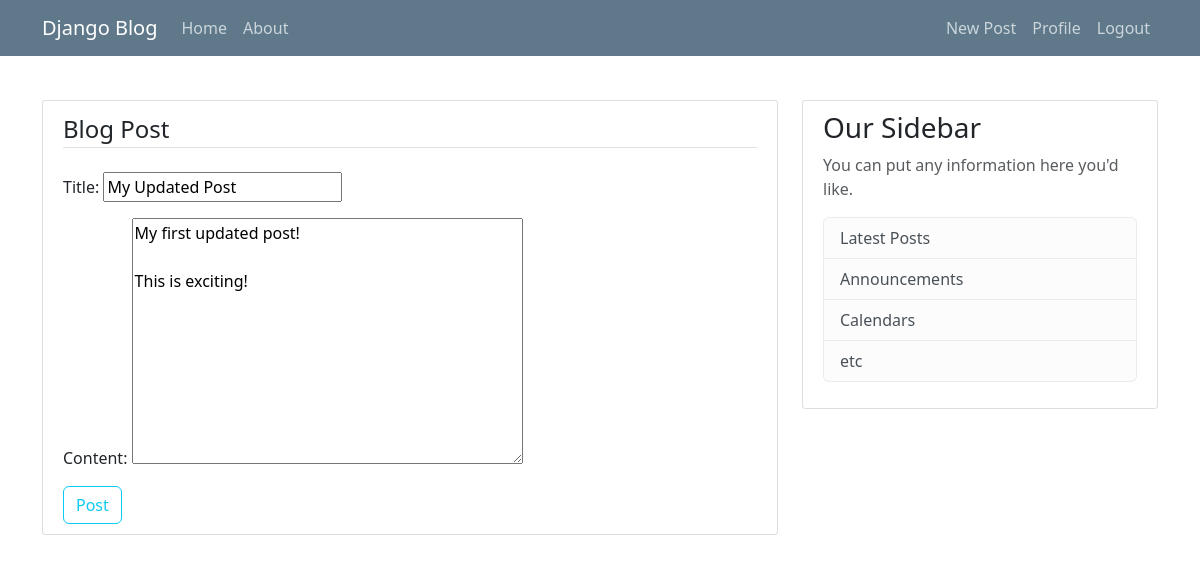
The page /post/7/update/ (signed in) on the database its author committed.
### blog/models.py (models this page shows, shortened)
class Chat(models.Model):
    title = models.CharField(max_length=80)
    content = models.TextField()
    date_posted = models.DateTimeField(default=timezone.now)
    author = models.ForeignKey(User, on_delete=models.CASCADE)

### blog/views.py (the view, shortened to what this page needs)
# urls.py: path('post/<int:pk>/update/', ChatUpdateView.as_view(), name='chat-update'),
class ChatUpdateView(LoginRequiredMixin, UpdateView, UserPassesTestMixin):
    model = Chat
    fields = ['title', 'content']

### blog/templates/blog/chat_form.html (shortened to what this page needs)
{% extends "blog/base.html" %}
{% block content %}
    <div class="content-section">
        <form method="POST">
            <fieldset class="form-group">
                <legend class="border-bottom mb-4">Blog Post</legend>
                {{ form.as_p  }}
            </fieldset>
            <div class="form-group">
                <button class="btn btn-outline-info" type="submit">Post</button>
            </div>
        </form>
    </div>
{% endblock content %}

### blog/static/blog/main.css (style rules this page uses)
body { background: #453333; color: #333333; margin-top: 5rem; }
.content-section { background: #ffffff; padding: 10px 20px; border: 1px solid #dddddd; border-radius: 3px; margin-bottom: 20px; }

### rows shown on the page
Chat: title "My Updated Post", content "My first updated post! This is exciting!"
